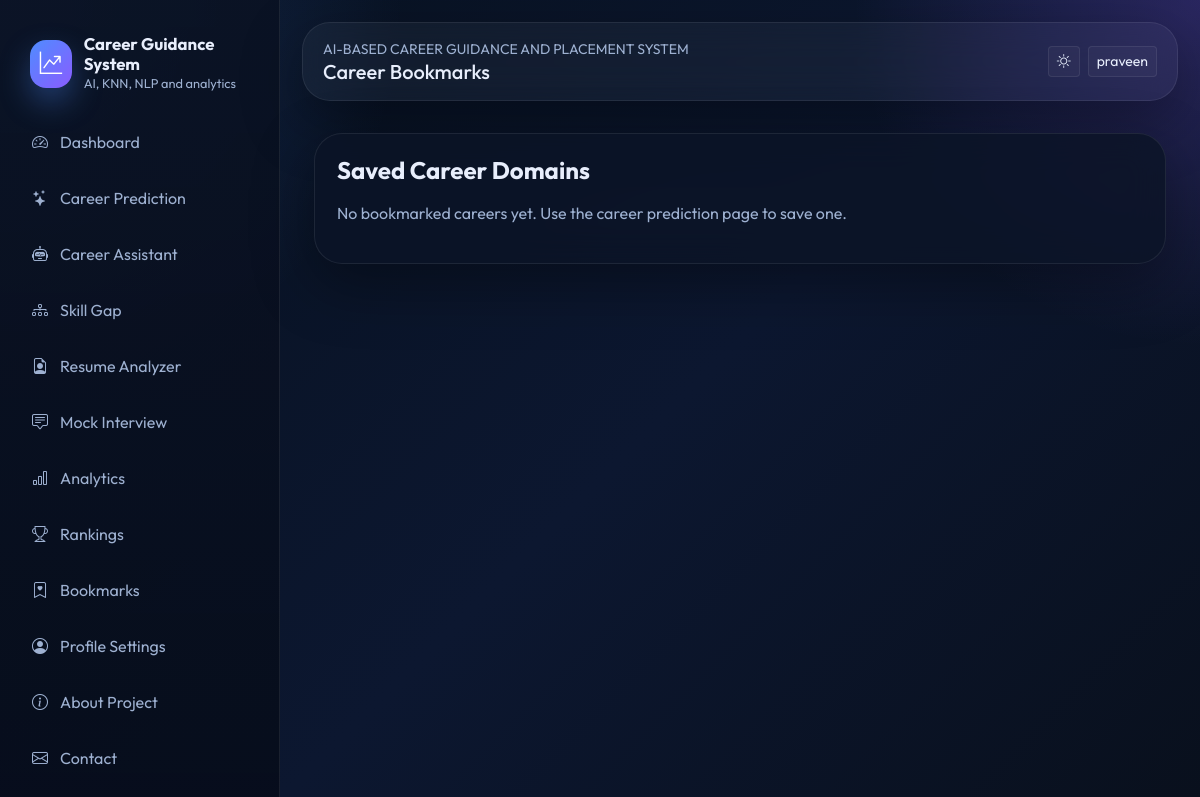
Page /bookmarks (signed in) on the earlier database version.
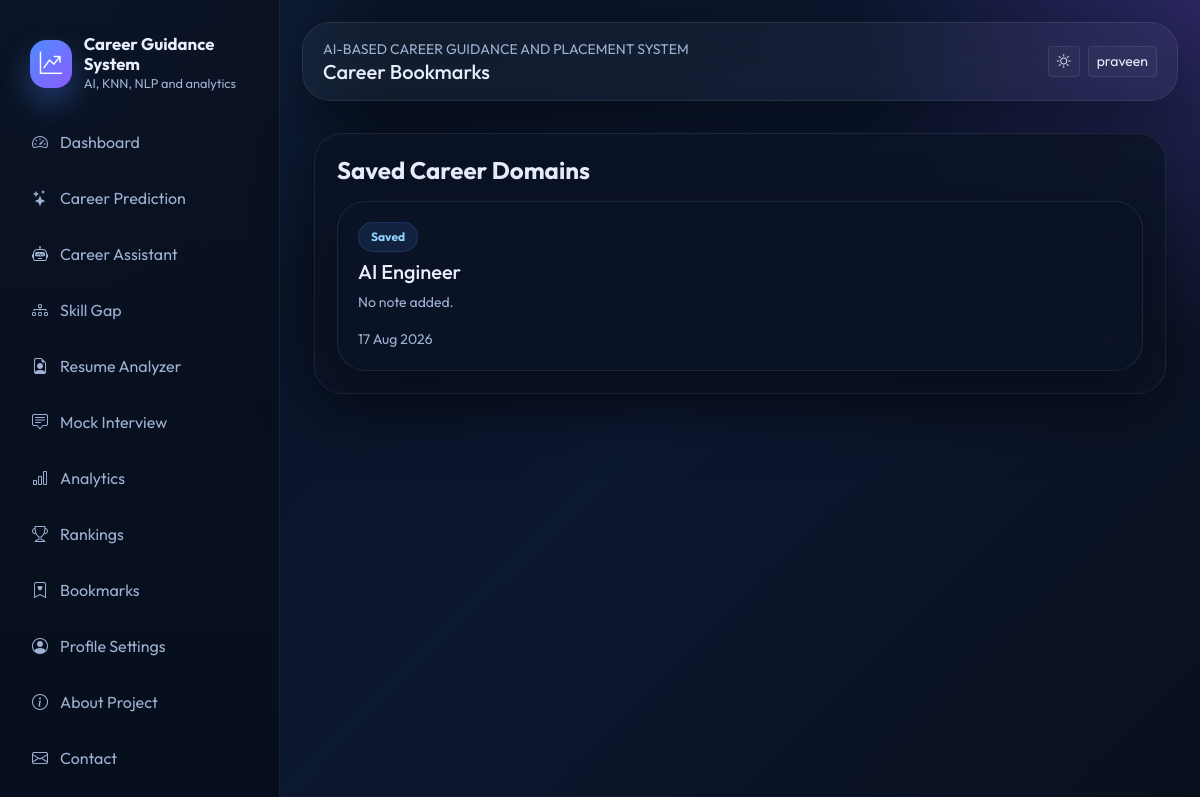
Same page on the later database version.
### models/db_models.py (models this page shows, shortened)
class TimestampMixin:
    created_at = db.Column(db.DateTime, default=datetime.utcnow, nullable=False)
    updated_at = db.Column(db.DateTime, default=datetime.utcnow, onupdate=datetime.utcnow, nullable=False)

class User(UserMixin, TimestampMixin, db.Model):
    __tablename__ = "users"
    id = db.Column(db.Integer, primary_key=True)
    full_name = db.Column(db.String(120), nullable=False)
    email = db.Column(db.String(150), unique=True, nullable=False, index=True)
    password_hash = db.Column(db.String(255), nullable=False)
    role = db.Column(db.String(20), default="student", nullable=False)
    college = db.Column(db.String(150))
    course = db.Column(db.String(120))
    year = db.Column(db.String(20))
    bio = db.Column(db.Text)
    photo = db.Column(db.String(255), default="default-avatar.svg")
    skills_json = db.Column(db.Text)
    is_active = db.Column(db.Boolean, default=True, nullable=False)
    last_login = db.Column(db.DateTime)
    career_predictions = db.relationship("CareerPrediction", backref="user", lazy=True, cascade="all, delete-orphan")
    resumes = db.relationship("Resume", backref="user", lazy=True, cascade="all, delete-orphan")
    interviews = db.relationship("InterviewResult", backref="user", lazy=True, cascade="all, delete-orphan")
    gaps = db.relationship("SkillGapAnalysis", backref="user", lazy=True, cascade="all, delete-orphan")
    bookmarks = db.relationship("CareerBookmark", backref="user", lazy=True, cascade="all, delete-orphan")

class CareerBookmark(TimestampMixin, db.Model):
    __tablename__ = "career_bookmarks"
    id = db.Column(db.Integer, primary_key=True)
    user_id = db.Column(db.Integer, db.ForeignKey("users.id"), nullable=False)
    domain_name = db.Column(db.String(120), nullable=False)
    note = db.Column(db.String(255))

### routes/student.py (the view)
@student_bp.route("/bookmarks")
@login_required
def bookmarks():
    saved = CareerBookmark.query.filter_by(user_id=current_user.id).order_by(CareerBookmark.created_at.desc()).all()
    return render_template("student/bookmarks.html", bookmarks=saved, career_domains=_career_options())

### app.py (called while the page is built)
@login_manager.user_loader
def load_user(user_id):
    return User.query.get(int(user_id))

### routes/student.py (called while the page is built)
def _career_options():
    return list(CAREER_DOMAINS.keys())

### templates/student/bookmarks.html (shortened to what this page needs)
{% extends "base.html" %}
{% block page_title %}Career Bookmarks{% endblock %}
{% block content %}
<div class="container py-4">
  <div class="glass-card">
    <h4 class="fw-bold mb-3">Saved Career Domains</h4>
    <div class="card-grid">
      {% for bookmark in bookmarks %}
      <div class="feature-card">
        <span class="badge badge-soft mb-2">Saved</span>
        <h5>{{ bookmark.domain_name }}</h5>
        <div class="text-muted small mb-3">{{ bookmark.note or 'No note added.' }}</div>
        <div class="small text-muted">{{ bookmark.created_at.strftime('%d %b %Y') }}</div>
      </div>
      {% else %}
      <p class="text-muted">No bookmarked careers yet. Use the career prediction page to save one.</p>
      {% endfor %}
    </div>
  </div>
</div>
{% endblock %}

### templates/base.html (shortened to what this page needs)
<!doctype html>
<html lang="en">
<head>
  <link href="https://cdn.jsdelivr.net/npm/bootstrap@5.3.3/dist/css/bootstrap.min.css" rel="stylesheet">
  <link href="https://cdn.jsdelivr.net/npm/bootstrap-icons@1.11.3/font/bootstrap-icons.min.css" rel="stylesheet">
  <link rel="stylesheet" href="{{ url_for('static', filename='css/style.css') }}">
</head>
<body class="{% if current_user.is_authenticated %}app-shell{% else %}public-shell{% endif %}">
  {% if current_user.is_authenticated %}
  <aside class="sidebar d-none d-lg-block">
    <div class="brand">
      <div class="brand-mark"><i class="bi bi-graph-up-arrow"></i></div>
      <div>
        <div class="brand-title">Career Guidance System</div>
        <div class="brand-subtitle">AI, KNN, NLP and analytics</div>
      </div>
    </div>
    <div class="nav flex-column nav-pills">
      <a class="nav-link sidebar-link" href="{{ url_for('student.dashboard') }}"><i class="bi bi-speedometer2"></i>Dashboard</a>
      <a class="nav-link sidebar-link" href="{{ url_for('student.career_prediction') }}"><i class="bi bi-stars"></i>Career Prediction</a>
      <a class="nav-link sidebar-link" href="{{ url_for('student.career_assistant') }}"><i class="bi bi-robot"></i>Career Assistant</a>
      <a class="nav-link sidebar-link" href="{{ url_for('student.skill_gap') }}"><i class="bi bi-diagram-3"></i>Skill Gap</a>
      <a class="nav-link sidebar-link" href="{{ url_for('student.resume_analyzer') }}"><i class="bi bi-file-earmark-person"></i>Resume Analyzer</a>
      <a class="nav-link sidebar-link" href="{{ url_for('student.mock_interview') }}"><i class="bi bi-chat-square-text"></i>Mock Interview</a>
      <a class="nav-link sidebar-link" href="{{ url_for('student.analytics') }}"><i class="bi bi-bar-chart"></i>Analytics</a>
      <a class="nav-link sidebar-link" href="{{ url_for('student.rankings') }}"><i class="bi bi-trophy"></i>Rankings</a>
      <a class="nav-link sidebar-link" href="{{ url_for('student.bookmarks') }}"><i class="bi bi-bookmark-heart"></i>Bookmarks</a>
      <a class="nav-link sidebar-link" href="{{ url_for('auth.profile') }}"><i class="bi bi-person-circle"></i>Profile Settings</a>
      <a class="nav-link sidebar-link" href="{{ url_for('main.about') }}"><i class="bi bi-info-circle"></i>About Project</a>
      <a class="nav-link sidebar-link" href="{{ url_for('main.contact') }}"><i class="bi bi-envelope"></i>Contact</a>
      <a class="nav-link sidebar-link" href="{{ url_for('auth.logout') }}">Logout</a>
    </div>
  </aside>
  {% endif %}
  <main class="main-content">
    <div class="topbar mb-4 d-flex flex-wrap align-items-center justify-content-between gap-3">
      <div>
        <div class="small text-uppercase text-muted">AI-Based Career Guidance and Placement System</div>
        <h5 class="mb-0">{% block page_title %}Dashboard{% endblock %}</h5>
      </div>
      <div class="d-flex align-items-center gap-2">
        <button class="btn btn-outline-soft btn-sm" type="button" data-theme-toggle><i class="bi bi-brightness-high"></i></button>
        {% if current_user.is_authenticated %}
        <a href="{{ url_for('auth.profile') }}" class="btn btn-outline-soft btn-sm">{{ current_user.full_name }}</a>
        {% else %}
        <a href="{{ url_for('auth.login') }}" class="btn btn-outline-soft btn-sm">Login</a>
        <a href="{{ url_for('auth.register') }}" class="btn btn-primary-gradient btn-sm">Register</a>
        {% endif %}
      </div>
    </div>
    <div class="toast-container position-fixed top-0 end-0 p-3">
    </div>
    {% block content %}{% endblock %}
  </main>
</body>
</html>

Differences in the rows shown:
added CareerBookmark: domain_name "AI Engineer", note "No note added.", created_at "17 Aug 2026"
Other differences:
text no longer shown: "No bookmarked careers yet. Use the career prediction page to save one."
